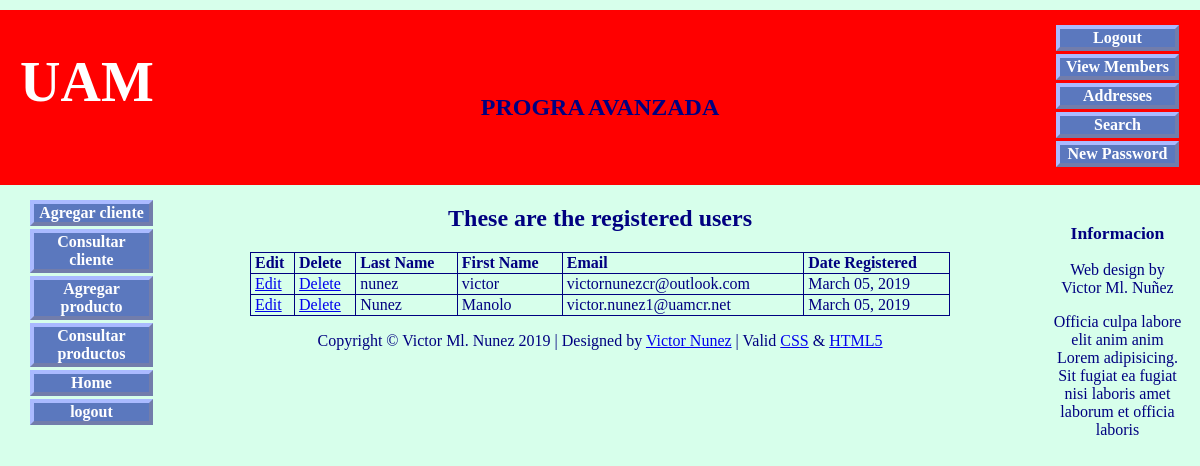
Page /admintable/view_users-page.php (signed in) on the committed database.
### tables this page shows
CREATE TABLE `users` (
  `user_id` mediumint(6) UNSIGNED NOT NULL,
  `fname` varchar(30) NOT NULL,
  `lname` varchar(40) NOT NULL,
  `email` varchar(50) NOT NULL,
  `psword` char(40) NOT NULL,
  `registration_date` datetime NOT NULL,
  `user_level` tinyint(1) UNSIGNED NOT NULL
);

### admintable/view_users-page.php (the view, shortened to what this page needs)
<!doctype html>
<html lang=en>
<head>
<link rel="stylesheet" type="text/css" href="includes.css">
</head>
<body>
<div id="container">
<?php include("header-admin.php"); ?>
<?php include("nav.php"); ?>
<?php include("info-col.php"); ?>
<div id="content">
<h2>These are the registered users</h2>
<p>
<?php
require ('mysqli_connect.php');
$q = "SELECT lname, fname, email, DATE_FORMAT(registration_date, '%M %d, %Y') AS regdat, user_id FROM users ORDER BY registration_date ASC";
$result = @mysqli_query ($dbcon, $q);
if ($result) {
echo '<table>
<tr><td align="left"><b>Edit</b></td>
<td align="left"><b>Delete</b></td>
<td align="left"><b>Last Name</b></td>
<td align="left"><b>First Name</b></td>
<td align="left"><b>Email</b></td>
<td align="left"><b>Date Registered</b></td>
</tr>';
while ($row = mysqli_fetch_array($result, MYSQLI_ASSOC)) {
	echo '<tr>
	<td align="left"><a href="edit_user.php?id=' . $row['user_id'] . '">Edit</a></td>
	<td align="left"><a href="delete_user.php?id=' . $row['user_id'] . '">Delete</a></td>
	<td align="left">' . $row['lname'] . '</td>
	<td align="left">' . $row['fname'] . '</td>
	<td align="left">' . $row['email'] . '</td>
	<td align="left">' . $row['regdat'] . '</td>
	</tr>';
	}
	echo '</table>';
} else {
	echo '<p class="error">The current users could not be retrieved. We apologize for any inconvenience.</p>';
	echo '<p>' . mysqli_error($dbcon) . '<br><br />Query: ' . $q . '</p>';
}
?>
</p>
</div>
<?php include("footer.php"); ?>
</div>
</body>
</html>

### admintable/includes.css (style rules this page uses)
h2 { font-size:150%; color:navy; text-align:center; }
#container { position:relative; min-width:960px; max-width:1200px; margin:auto; text-align:left; }
#content { margin-left:150px; margin-right:150px; }
table { width:700px; border:1px navy solid; border-collapse:collapse; margin:auto; }
td { border:1px navy solid; padding:1px 0 1px 4px; text-align:left; }

### rows in the picture
users: lname "nunez", fname "victor", email "victornunezcr@outlook.com", regdat "March 05, 2019"
users: lname "Nunez", fname "Manolo", email "victor.nunez1@uamcr.net", regdat "March 05, 2019"
